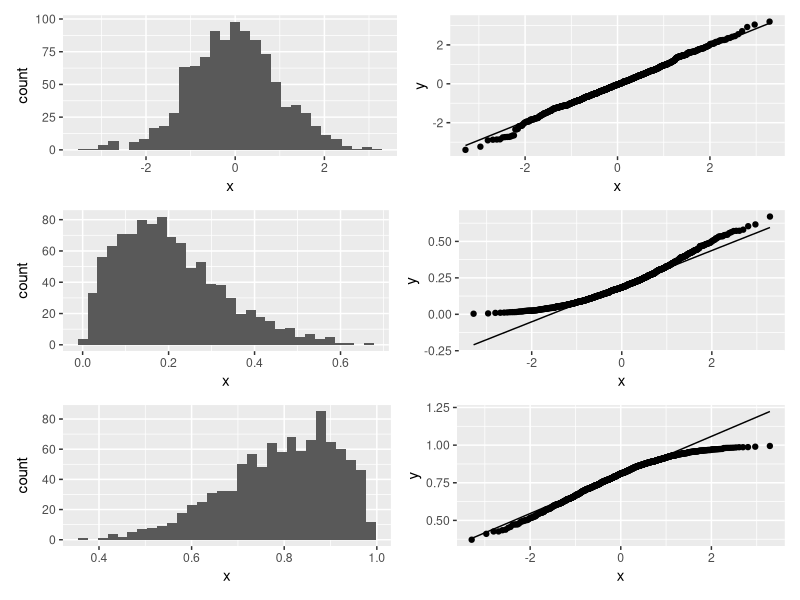

Write R code to recreate this figure.
## ---- chunk 1
knitr::opts_chunk$set(warning = F, 
                      message = F)
## ---- chunk 2

library(tidyverse)
library(patchwork)

set.seed(1234)
norm_data <- tibble(x = rnorm(1000,0,1))
norm_hist <- ggplot(data = norm_data, aes(x = x)) + 
  geom_histogram()

norm_qq <- ggplot(data = norm_data, aes(sample = x)) + 
  stat_qq() + stat_qq_line()

right_data <- tibble(x = rbeta(1000, 2, 8))
right_hist <- ggplot(data = right_data, aes(x = x)) + 
  geom_histogram()
right_qq <- ggplot(data = right_data, aes(sample = x)) + 
  stat_qq() + stat_qq_line()

left_data <- tibble(x = rbeta(1000,8,2))
left_hist <- ggplot(data = left_data, aes(x = x)) + 
  geom_histogram()
left_qq <- ggplot(data = left_data, aes(sample = x)) + 
  stat_qq() + stat_qq_line()

(norm_hist + norm_qq) / (right_hist + right_qq) / (left_hist + left_qq)
